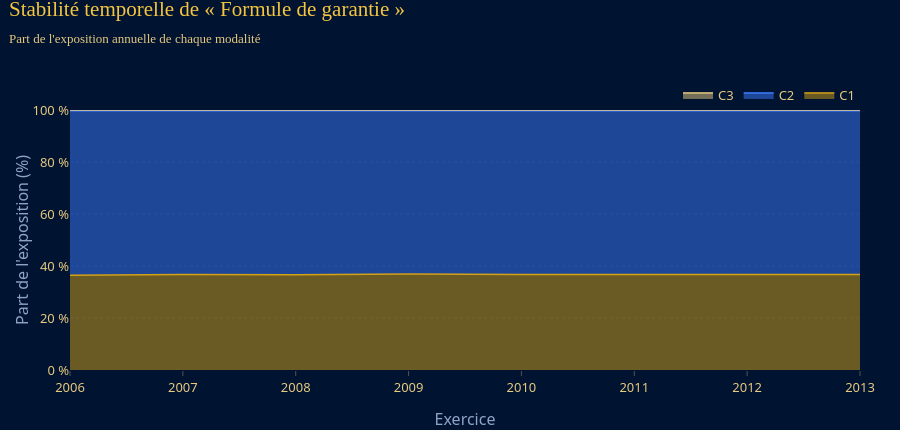

The cell this chart's notebook holds for it:
### Markdown cell above
<h3 style="color:#F5C542; font-family:'Playfair Display',Georgia,serif; border-bottom:2px solid #D4A017; padding-bottom:6px;">1. Stabilité temporelle de la Couverture</h3>

### Code cell
t = part_expo_annuelle(bd, "Couverture")
display(t.pivot(index="Exercice", columns="Couverture", values="Part expo").style.format("{:.2%}"))
GR.stabilite_modalites(t, "Couverture").show()

### Figure 1 — Plotly figure (JSON) as saved in the notebook; plotly's stock layout.template omitted (floating-point values rounded to 4 significant figures)
{"data": [{"hovertemplate": "C1<br>%{x} : %{y:.2f} %<extra></extra>", "line": {"color": "#D4A017", "width": 1.5}, "mode": "lines", "name": "C1", "stackgroup": "un", "type": "scatter", "x": [2006, 2007, 2008, 2009, 2010, 2011, 2012, 2013], "y": [36.44, 36.76, 36.64, 36.92, 36.69, 36.75, 36.66, 36.74]}, {"hovertemplate": "C2<br>%{x} : %{y:.2f} %<extra></extra>", "line": {"color": "#3D7BFF", "width": 1.5}, "mode": "lines", "name": "C2", "stackgroup": "un", "type": "scatter", "x": [2006, 2007, 2008, 2009, 2010, 2011, 2012, 2013], "y": [63.26, 62.93, 63.02, 62.76, 62.99, 62.97, 63.01, 62.93]}, {"hovertemplate": "C3<br>%{x} : %{y:.2f} %<extra></extra>", "line": {"color": "#E7C980", "width": 1.5}, "mode": "lines", "name": "C3", "stackgroup": "un", "type": "scatter", "x": [2006, 2007, 2008, 2009, 2010, 2011, 2012, 2013], "y": [0.3029, 0.3073, 0.3323, 0.3115, 0.3274, 0.2876, 0.3279, 0.3239]}], "layout": {"height": 430, "title": {"text": "Stabilité temporelle de « Formule de garantie »<br><span style='font-size:13px;color:#E7C980;font-family:Montserrat, 'Segoe UI', Helvetica, Arial, sans-serif'>Part de l'exposition annuelle de chaque modalité</span>"}, "xaxis": {"title": {"text": "Exercice"}}, "yaxis": {"range": [0, 100], "ticksuffix": " %", "title": {"text": "Part de l'exposition (%)"}}}}
